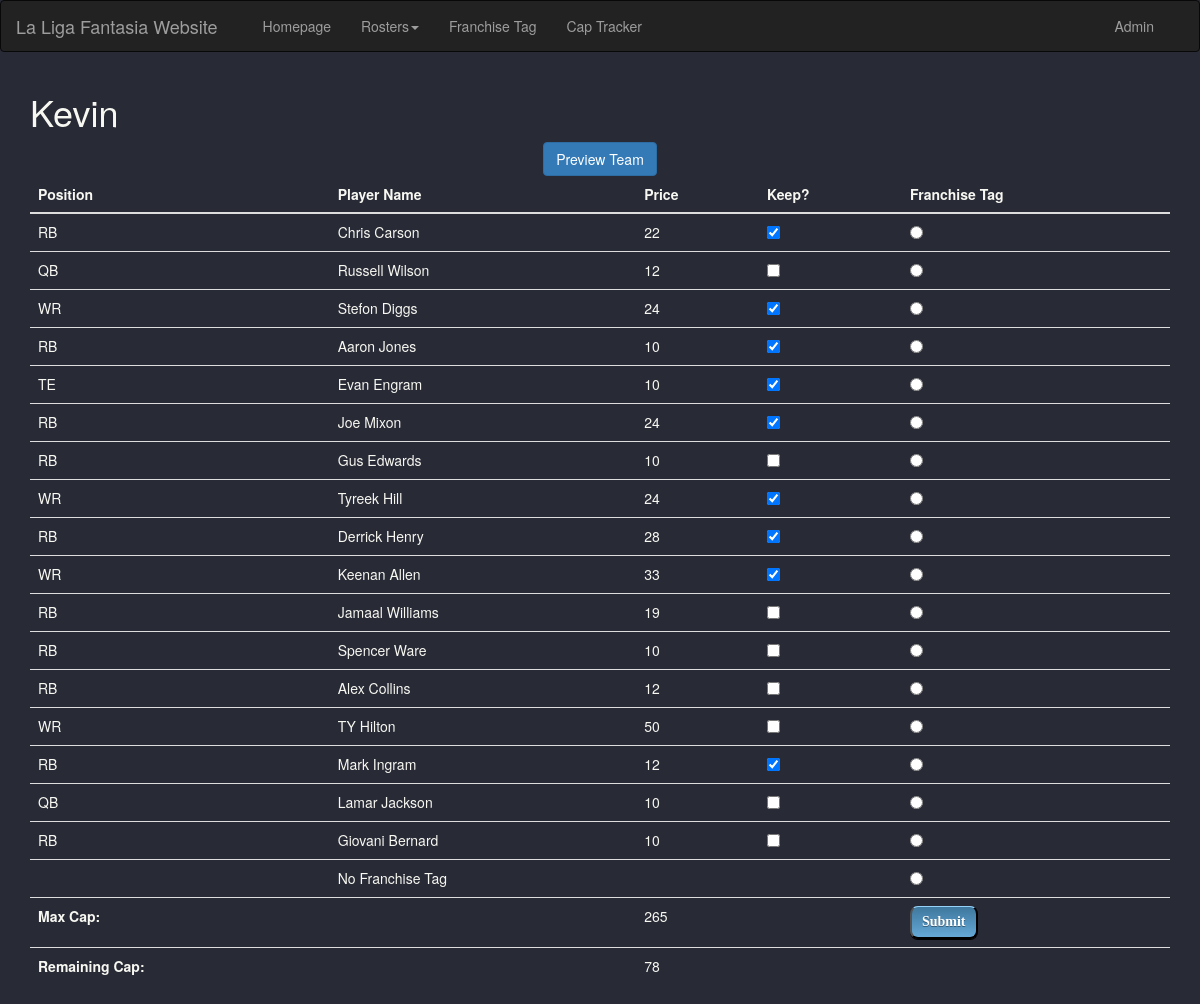
The app's page /rosters/1, older data.
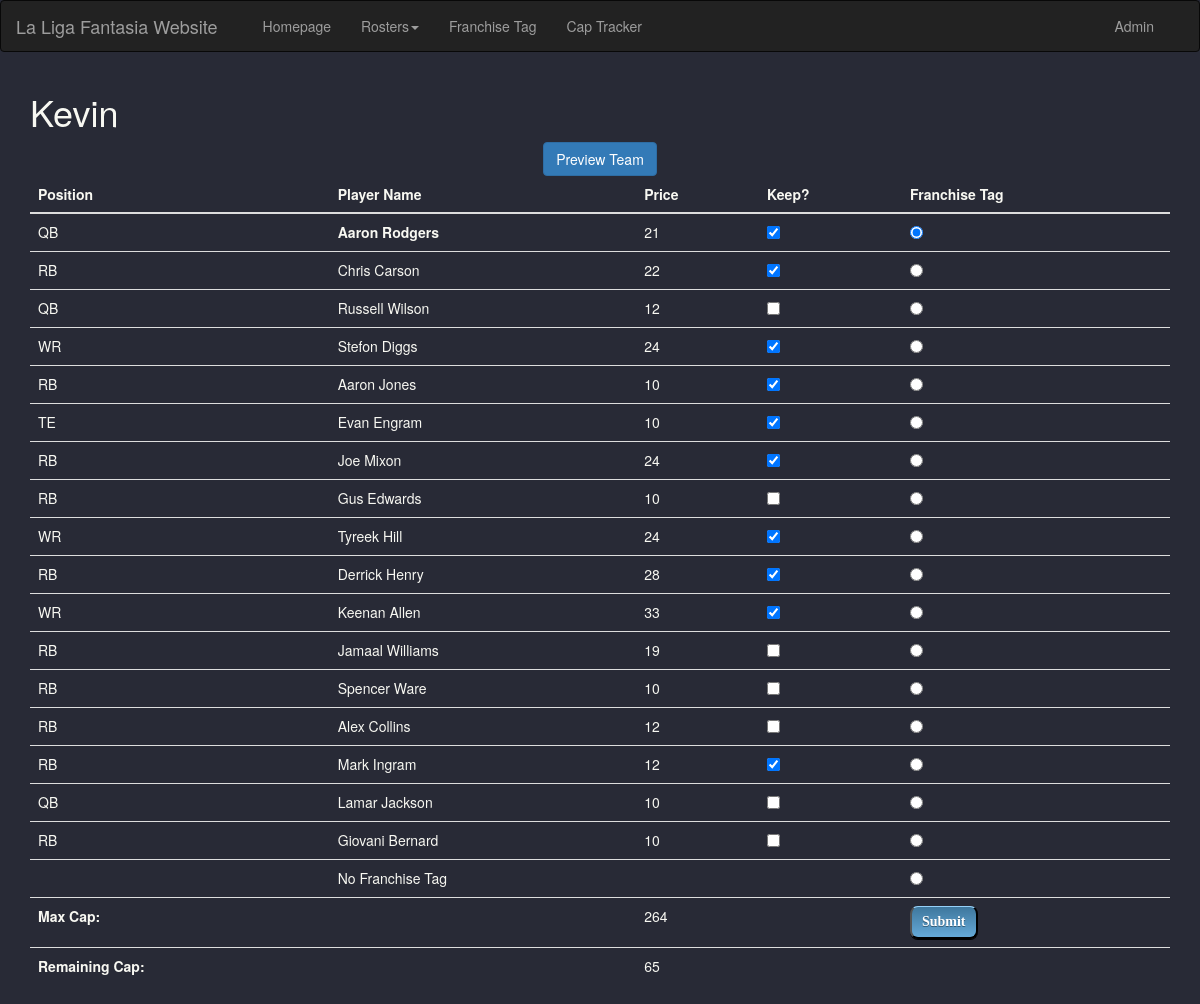
The same page, newer data.
### liga/models.py (models this page shows, shortened)
class Roster(models.Model):
    owner = models.ForeignKey(Owner, on_delete=models.CASCADE)
    athlete = models.ForeignKey(Player, on_delete=models.CASCADE)

class Player(models.Model):
    name = models.CharField(max_length=30)
    price = models.IntegerField()
    position = models.CharField(max_length=3)
    kept = models.BooleanField()
    ftag = models.BooleanField(default=False)

### liga/views.py (the view)
# urls.py: path('rosters/<int:owner_id>', views.rosters, name='rosters'),
def rosters(request, owner_id):
    roster_items = Roster.objects.all()
    ownership = Roster.objects.filter(owner__pk=owner_id)
    owner_name = Owner.objects.filter(pk=owner_id).values('name')[0]['name']
    max_cap = Owner.objects.filter(pk=owner_id).values('cap')[0]['cap']
    rem_cap = remaining(owner_name, max_cap)
    context = {
        'roster_items': roster_items,
        'ownership': ownership,
        'max_cap': max_cap,
        'owner_name': owner_name,
        'owner_id': owner_id,
        'rem_cap': rem_cap,
    }
    return render(request, 'liga/rosters.html', context)

### liga/views.py (called while the page is built)
def remaining(name, max):
    temp = Roster.objects.filter(owner__name=name).filter(athlete__kept=True)
    sum = 0
    for item in temp:
        if item.athlete.ftag:
            pos = item.athlete.position
            tag_price_player = Player.objects.get(name__exact=pos + " Franchise")
            sum = sum + tag_price_player.price
        else:
            sum = sum + item.athlete.price
    return max - sum

### liga/templates/liga/rosters.html (shortened to what this page needs)
{% extends "./base.html" %}
{% block main_content %}
<div class="container">
    <h1> {{owner_name}} </h1>
    <center><a class="btn btn-primary" data-toggle="collapse" href="#showTeam" role="button" aria-expanded="false"
               aria-controls="showTeam">Preview Team</a></center>
    <form action="{% url 'liga:update' owner_id %}" method="post">
        <table class="table .table-sm">
            <thead>
            <tr>
                <th scope="col">Position</th>
                <th scope="col">Player Name</th>
                <th scope="col">Price</th>
                <th scope="col">Keep?</th>
                <th scope="col">Franchise Tag</th>
            </tr>
            </thead>
            <tbody>
            {% for item in ownership %}
            <tr>
                <td>{{item.athlete.position}}</td>
                <td> {% if item.athlete.ftag %} <b>{{item.athlete.name}} </b>
                    {% else %} {{item.athlete.name}} {% endif %}
                </td>
                <td>{{item.athlete.price}}</td>
                <td><input type="checkbox" name="item" id="item{{ forloop.counter }}" value="{{ item.athlete.id }}"
                           {% if item.athlete.kept %} checked {% endif %}>
                </td>
                <td><input type="radio" name="franchise" id="franchise{{ forloop.counter }}"
                           value="{{ item.athlete.id }}"
                           {% if item.athlete.ftag %} checked {% endif %}>
                </td>
            </tr>
            {% endfor %}
            <tr>
                <td></td>
                <td>No Franchise Tag</td>
                <td></td>
                <td></td>
                <td><input type="radio" name="franchise" id="franchise" value=""
                           {% if item.athlete.ftag %} checked {% endif %}></td>
            </tr>
            <tr>
                <td><b>Max Cap: </b></td>
                <td></td>
                <td>{{max_cap}}</td>
                <td></td>
                <td><input type="submit" value="Submit" class="mybtn"></td>
            </tr>
            <tr>
                <td><b>Remaining Cap: </b></td>
                <td></td>
                <td>{{rem_cap }}</td>
                <td></td>
                <td></td>
            </tr>
            </tbody>
        </table>
    </form>
</div>
{% endblock main_content %}

Row changes from the older to the newer data that the page shows:
no longer on this page (row edited): Roster: athlete.position "WR", athlete.name "TY Hilton", athlete.price "50"
now on this page (row edited): Roster: athlete.position "QB", athlete.name "Aaron Rodgers", athlete.price "21", athlete_id "☑"
Text that changed along with them:
{{ max_cap }}: "265" → "264"
{{ rem_cap }}: "78" → "65"
